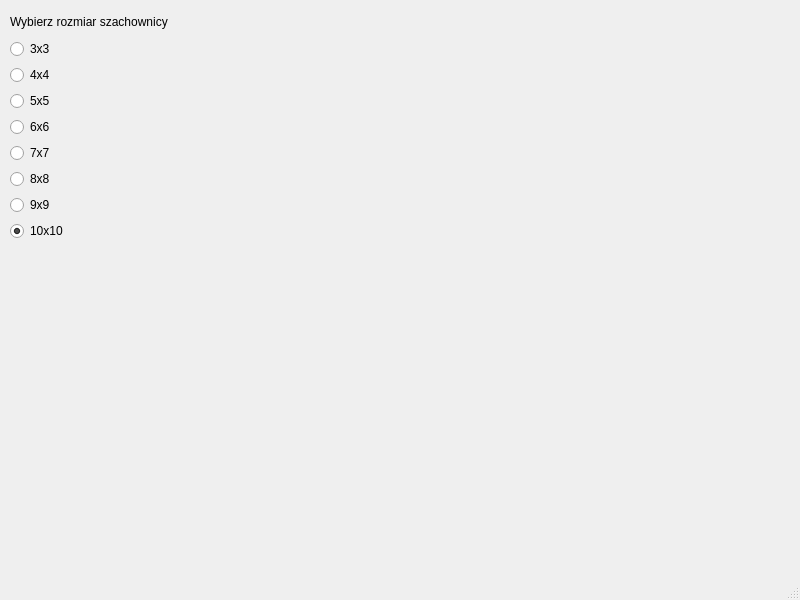
<?xml version="1.0" encoding="UTF-8"?>
<ui version="4.0">
 <class>MainWindow</class>
 <widget class="QMainWindow" name="MainWindow">
  <property name="geometry">
   <rect>
    <x>0</x>
    <y>0</y>
    <width>800</width>
    <height>600</height>
   </rect>
  </property>
  <property name="windowTitle">
   <string>MainWindow</string>
  </property>
  <widget class="QWidget" name="centralwidget">
   <widget class="QWidget" name="gridLayoutWidget">
    <property name="geometry">
     <rect>
      <x>0</x>
      <y>0</y>
      <width>2</width>
      <height>2</height>
     </rect>
    </property>
    <layout class="QGridLayout" name="gridLayout"/>
   </widget>
   <widget class="QWidget" name="verticalLayoutWidget">
    <property name="geometry">
     <rect>
      <x>10</x>
      <y>10</y>
      <width>171</width>
      <height>231</height>
     </rect>
    </property>
    <layout class="QVBoxLayout" name="verticalLayout">
     <item>
      <widget class="QLabel" name="label">
       <property name="text">
        <string>Wybierz rozmiar szachownicy</string>
       </property>
      </widget>
     </item>
     <item>
      <widget class="QRadioButton" name="radioButton_2">
       <property name="text">
        <string>3x3</string>
       </property>
      </widget>
     </item>
     <item>
      <widget class="QRadioButton" name="radioButton_3">
       <property name="text">
        <string>4x4</string>
       </property>
      </widget>
     </item>
     <item>
      <widget class="QRadioButton" name="radioButton">
       <property name="text">
        <string>5x5</string>
       </property>
      </widget>
     </item>
     <item>
      <widget class="QRadioButton" name="radioButton_4">
       <property name="text">
        <string>6x6</string>
       </property>
      </widget>
     </item>
     <item>
      <widget class="QRadioButton" name="radioButton_6">
       <property name="text">
        <string>7x7</string>
       </property>
      </widget>
     </item>
     <item>
      <widget class="QRadioButton" name="radioButton_5">
       <property name="text">
        <string>8x8</string>
       </property>
      </widget>
     </item>
     <item>
      <widget class="QRadioButton" name="radioButton_8">
       <property name="text">
        <string>9x9</string>
       </property>
      </widget>
     </item>
     <item>
      <widget class="QRadioButton" name="radioButton_7">
       <property name="text">
        <string>10x10</string>
       </property>
       <property name="checked">
        <bool>true</bool>
       </property>
      </widget>
     </item>
    </layout>
   </widget>
   <widget class="QWidget" name="gridLayoutWidget_2">
    <property name="geometry">
     <rect>
      <x>190</x>
      <y>10</y>
      <width>591</width>
      <height>481</height>
     </rect>
    </property>
    <layout class="QGridLayout" name="gridLayout_2"/>
   </widget>
  </widget>
  <widget class="QMenuBar" name="menubar">
   <property name="geometry">
    <rect>
     <x>0</x>
     <y>0</y>
     <width>800</width>
     <height>26</height>
    </rect>
   </property>
  </widget>
  <widget class="QStatusBar" name="statusbar"/>
 </widget>
 <resources/>
 <connections/>
</ui>
